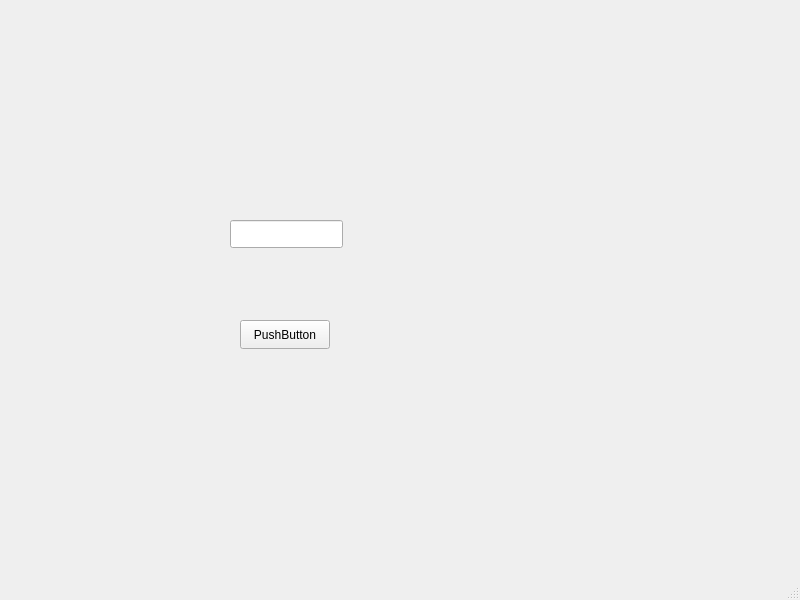
<?xml version="1.0" encoding="UTF-8"?>
<ui version="4.0">
 <class>client</class>
 <widget class="QMainWindow" name="client">
  <property name="geometry">
   <rect>
    <x>0</x>
    <y>0</y>
    <width>800</width>
    <height>600</height>
   </rect>
  </property>
  <property name="windowTitle">
   <string>client</string>
  </property>
  <widget class="QWidget" name="centralwidget">
   <widget class="QPushButton" name="sendButton">
    <property name="geometry">
     <rect>
      <x>240</x>
      <y>320</y>
      <width>90</width>
      <height>29</height>
     </rect>
    </property>
    <property name="text">
     <string>PushButton</string>
    </property>
   </widget>
   <widget class="QLineEdit" name="messagelineEdit">
    <property name="geometry">
     <rect>
      <x>230</x>
      <y>220</y>
      <width>113</width>
      <height>28</height>
     </rect>
    </property>
   </widget>
  </widget>
  <widget class="QMenuBar" name="menubar">
   <property name="geometry">
    <rect>
     <x>0</x>
     <y>0</y>
     <width>800</width>
     <height>25</height>
    </rect>
   </property>
  </widget>
  <widget class="QStatusBar" name="statusbar"/>
 </widget>
 <resources/>
 <connections/>
</ui>
